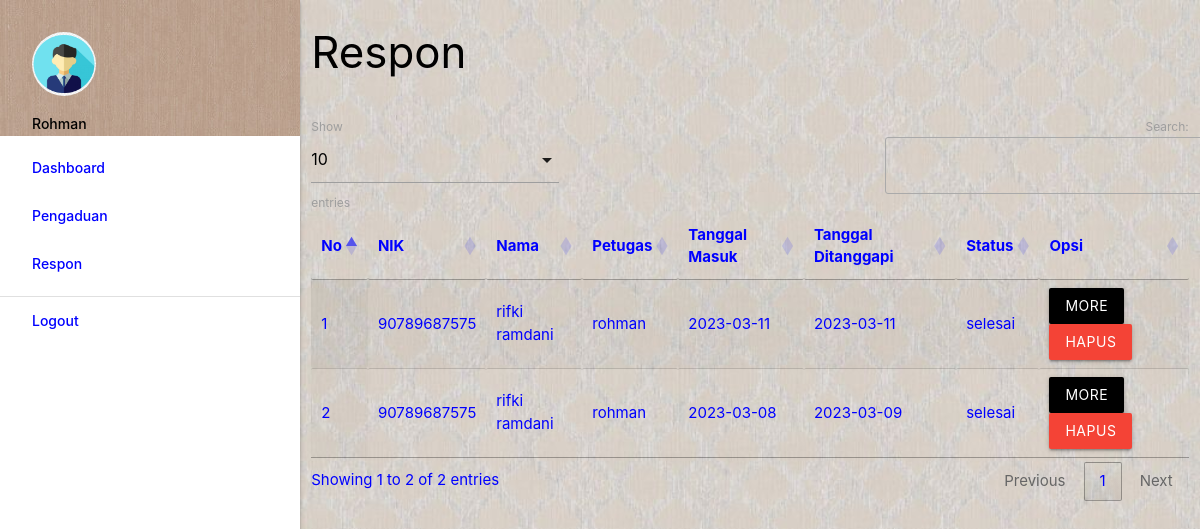
/petugas/index.php?p=respon (signed in), run on the app's committed database.
### tables this page shows
CREATE TABLE `pengaduan` (
  `id_pengaduan` int(11) NOT NULL,
  `tgl_pengaduan` date NOT NULL,
  `nik` char(16) NOT NULL,
  `isi_laporan` text NOT NULL,
  `foto` varchar(255) NOT NULL,
  `status` enum('proses','selesai') NOT NULL
);

CREATE TABLE `masyarakat` (
  `nik` varchar(16) NOT NULL,
  `nama` varchar(35) NOT NULL,
  `username` varchar(25) NOT NULL,
  `password` varchar(255) NOT NULL,
  `telp` varchar(13) NOT NULL
);

CREATE TABLE `petugas` (
  `id_petugas` int(11) NOT NULL,
  `nama_petugas` varchar(35) NOT NULL,
  `username` varchar(25) NOT NULL,
  `password` varchar(32) NOT NULL,
  `telp_petugas` varchar(13) NOT NULL,
  `level` enum('admin','petugas') NOT NULL
);

CREATE TABLE `tanggapan` (
  `id_tanggapan` int(11) NOT NULL,
  `id_pengaduan` int(11) NOT NULL,
  `tgl_tanggapan` date NOT NULL,
  `tanggapan` text NOT NULL,
  `id_petugas` int(11) NOT NULL
);

### petugas/respon.php (the view, shortened to what this page needs)
       <div class="row">
         <div class="col s12 m9">
           <h3 class="black-text">Respon</h3>
         </div>
       </div>
       <table id="example" class="display responsive-table" style="width:100%">
         <thead>
             <tr>
			<th>No</th>
			<th>NIK</th>
			<th>Nama</th>
			<th>Petugas</th>
			<th>Tanggal Masuk</th>
			<th>Tanggal Ditanggapi</th>
			<th>Status</th>
			<th>Opsi</th>
             </tr>
         </thead>
         <tbody>
<?php
	$no=1;
	$query = mysqli_query($koneksi,"SELECT * FROM pengaduan INNER JOIN masyarakat ON pengaduan.nik=masyarakat.nik INNER JOIN tanggapan ON pengaduan.id_pengaduan=tanggapan.id_pengaduan INNER JOIN petugas ON tanggapan.id_petugas=petugas.id_petugas WHERE tanggapan.id_petugas='".$_SESSION['data']['id_petugas']."' ORDER BY tanggapan.id_pengaduan DESC");
	while ($r=mysqli_fetch_assoc($query)) { ?>
	<tr>
		<td><?php echo $no++; ?></td>
		<td><?php echo $r['nik']; ?></td>
		<td><?php echo $r['nama']; ?></td>
		<td><?php echo $r['nama_petugas']; ?></td>
		<td><?php echo $r['tgl_pengaduan']; ?></td>
		<td><?php echo $r['tgl_tanggapan']; ?></td>
		<td><?php echo $r['status']; ?></td>
		<td><a class="btn black modal-trigger" href="#more?id_tanggapan=<?php echo $r['id_tanggapan'] ?>">More</a> <a class="btn red" onclick="return confirm('Anda Yakin Ingin Menghapus Y/N')" href="index.php?p=tanggapan_hapus&id_tanggapan=<?php echo $r['id_tanggapan'] ?>">Hapus</a></td>
	</tr>
           <?php  }
            ?>
         </tbody>
       </table>

### data on the page
pengaduan: masyarakat.nik "90789687575", masyarakat.nama "rifki ramdani", petugas.nama_petugas "rohman", tgl_pengaduan "2023-03-11", tanggapan.tgl_tanggapan "2023-03-11", status "selesai"
pengaduan: masyarakat.nik "90789687575", masyarakat.nama "rifki ramdani", petugas.nama_petugas "rohman", tgl_pengaduan "2023-03-08", tanggapan.tgl_tanggapan "2023-03-09", status "selesai"

### other printed values
$_SESSION['data']['nama_petugas'] "Rohman"
